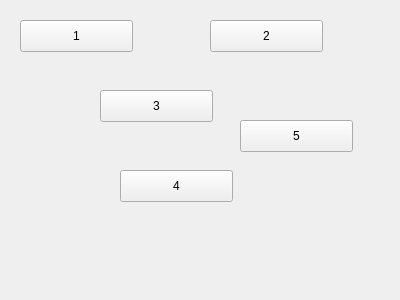
<?xml version="1.0" encoding="UTF-8"?>
<ui version="4.0">
 <class>MainScence2</class>
 <widget class="QWidget" name="MainScence2">
  <property name="geometry">
   <rect>
    <x>0</x>
    <y>0</y>
    <width>400</width>
    <height>300</height>
   </rect>
  </property>
  <property name="windowTitle">
   <string>Form</string>
  </property>
  <widget class="QPushButton" name="pushButton">
   <property name="geometry">
    <rect>
     <x>20</x>
     <y>20</y>
     <width>113</width>
     <height>32</height>
    </rect>
   </property>
   <property name="text">
    <string>1</string>
   </property>
  </widget>
  <widget class="QPushButton" name="pushButton_2">
   <property name="geometry">
    <rect>
     <x>210</x>
     <y>20</y>
     <width>113</width>
     <height>32</height>
    </rect>
   </property>
   <property name="text">
    <string>2</string>
   </property>
  </widget>
  <widget class="QPushButton" name="pushButton_3">
   <property name="geometry">
    <rect>
     <x>100</x>
     <y>90</y>
     <width>113</width>
     <height>32</height>
    </rect>
   </property>
   <property name="text">
    <string>3</string>
   </property>
  </widget>
  <widget class="QPushButton" name="pushButton_4">
   <property name="geometry">
    <rect>
     <x>120</x>
     <y>170</y>
     <width>113</width>
     <height>32</height>
    </rect>
   </property>
   <property name="text">
    <string>4</string>
   </property>
  </widget>
  <widget class="QPushButton" name="pushButton_5">
   <property name="geometry">
    <rect>
     <x>240</x>
     <y>120</y>
     <width>113</width>
     <height>32</height>
    </rect>
   </property>
   <property name="text">
    <string>5</string>
   </property>
  </widget>
 </widget>
 <resources/>
 <connections/>
</ui>
